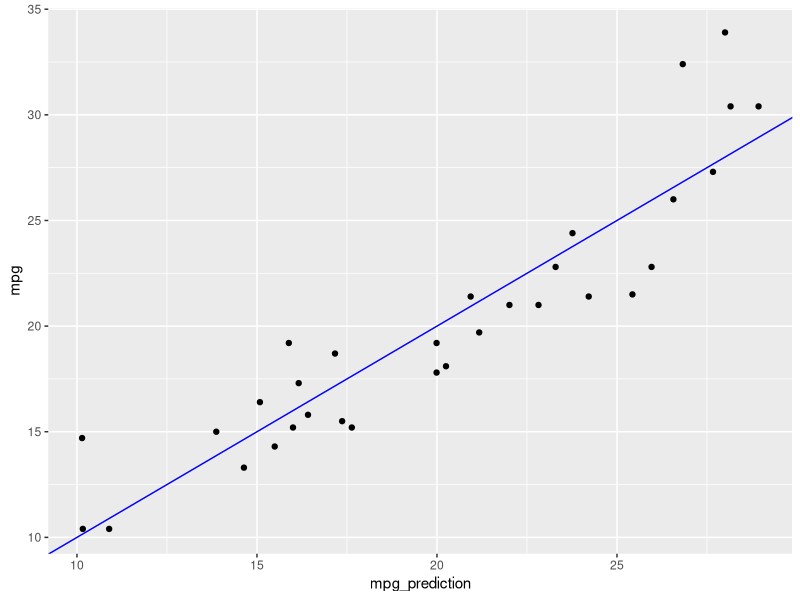

Generate this figure with R:
library("ggplot2")
data(mtcars)
head(mtcars)

fmla <- mpg ~ cyl + hp + wt

mpg_formula <- lm(fmla, data = mtcars)

mpg_formula
summary(mpg_formula)

mpg_prediction <- predict(mpg_formula)

# plot the results
ggplot(mtcars, aes(x = mpg_prediction, y = mpg)) + 
  geom_point() +
  geom_abline(color = "blue")